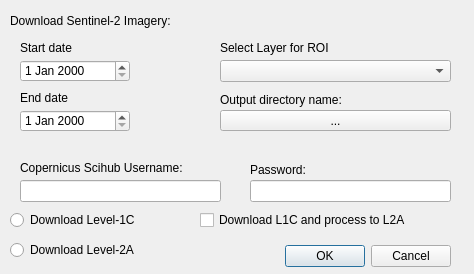
<?xml version="1.0" encoding="UTF-8"?>
<ui version="4.0">
 <class>Sentinel2HelperDialogBase</class>
 <widget class="QDialog" name="Sentinel2HelperDialogBase">
  <property name="geometry">
   <rect>
    <x>0</x>
    <y>0</y>
    <width>474</width>
    <height>274</height>
   </rect>
  </property>
  <property name="windowTitle">
   <string>Sentinel2Helper</string>
  </property>
  <widget class="QDialogButtonBox" name="button_ok_or_cancel">
   <property name="geometry">
    <rect>
     <x>250</x>
     <y>240</y>
     <width>201</width>
     <height>32</height>
    </rect>
   </property>
   <property name="orientation">
    <enum>Qt::Horizontal</enum>
   </property>
   <property name="standardButtons">
    <set>QDialogButtonBox::Cancel|QDialogButtonBox::Ok</set>
   </property>
  </widget>
  <widget class="QDateEdit" name="StartDate">
   <property name="geometry">
    <rect>
     <x>20</x>
     <y>60</y>
     <width>110</width>
     <height>22</height>
    </rect>
   </property>
  </widget>
  <widget class="QDateEdit" name="EndDate">
   <property name="geometry">
    <rect>
     <x>20</x>
     <y>110</y>
     <width>110</width>
     <height>22</height>
    </rect>
   </property>
  </widget>
  <widget class="QLabel" name="label_2">
   <property name="geometry">
    <rect>
     <x>20</x>
     <y>40</y>
     <width>71</width>
     <height>16</height>
    </rect>
   </property>
   <property name="text">
    <string>Start date</string>
   </property>
  </widget>
  <widget class="QLabel" name="label_3">
   <property name="geometry">
    <rect>
     <x>20</x>
     <y>90</y>
     <width>71</width>
     <height>16</height>
    </rect>
   </property>
   <property name="text">
    <string>End date</string>
   </property>
  </widget>
  <widget class="QLabel" name="label_5">
   <property name="geometry">
    <rect>
     <x>10</x>
     <y>10</y>
     <width>211</width>
     <height>21</height>
    </rect>
   </property>
   <property name="text">
    <string>Download Sentinel-2 Imagery:</string>
   </property>
  </widget>
  <widget class="QToolButton" name="SelectOutputDirName">
   <property name="geometry">
    <rect>
     <x>220</x>
     <y>110</y>
     <width>231</width>
     <height>21</height>
    </rect>
   </property>
   <property name="minimumSize">
    <size>
     <width>0</width>
     <height>21</height>
    </size>
   </property>
   <property name="text">
    <string>...</string>
   </property>
  </widget>
  <widget class="QLabel" name="label_6">
   <property name="geometry">
    <rect>
     <x>220</x>
     <y>40</y>
     <width>151</width>
     <height>16</height>
    </rect>
   </property>
   <property name="text">
    <string>Select Layer for ROI</string>
   </property>
  </widget>
  <widget class="QComboBox" name="SelectLayer4ROIfromLayers">
   <property name="geometry">
    <rect>
     <x>220</x>
     <y>60</y>
     <width>231</width>
     <height>22</height>
    </rect>
   </property>
  </widget>
  <widget class="QLabel" name="label_7">
   <property name="geometry">
    <rect>
     <x>220</x>
     <y>90</y>
     <width>171</width>
     <height>20</height>
    </rect>
   </property>
   <property name="text">
    <string>Output directory name:</string>
   </property>
  </widget>
  <widget class="QLabel" name="label">
   <property name="geometry">
    <rect>
     <x>20</x>
     <y>160</y>
     <width>211</width>
     <height>16</height>
    </rect>
   </property>
   <property name="text">
    <string>Copernicus Scihub Username:</string>
   </property>
  </widget>
  <widget class="QLabel" name="label_4">
   <property name="geometry">
    <rect>
     <x>250</x>
     <y>160</y>
     <width>191</width>
     <height>20</height>
    </rect>
   </property>
   <property name="text">
    <string>Password:</string>
   </property>
  </widget>
  <widget class="QLineEdit" name="Username">
   <property name="geometry">
    <rect>
     <x>20</x>
     <y>180</y>
     <width>201</width>
     <height>22</height>
    </rect>
   </property>
  </widget>
  <widget class="QLineEdit" name="Password">
   <property name="geometry">
    <rect>
     <x>250</x>
     <y>180</y>
     <width>201</width>
     <height>22</height>
    </rect>
   </property>
  </widget>
  <widget class="QRadioButton" name="DL_L2A_RadioButton">
   <property name="geometry">
    <rect>
     <x>10</x>
     <y>240</y>
     <width>141</width>
     <height>20</height>
    </rect>
   </property>
   <property name="text">
    <string>Download Level-2A</string>
   </property>
  </widget>
  <widget class="QRadioButton" name="DL_L1C_RadioButton">
   <property name="geometry">
    <rect>
     <x>10</x>
     <y>210</y>
     <width>141</width>
     <height>20</height>
    </rect>
   </property>
   <property name="text">
    <string>Download Level-1C</string>
   </property>
  </widget>
  <widget class="QCheckBox" name="L1C2L2A_CheckBox">
   <property name="geometry">
    <rect>
     <x>200</x>
     <y>210</y>
     <width>251</width>
     <height>20</height>
    </rect>
   </property>
   <property name="text">
    <string>Download L1C and process to L2A</string>
   </property>
  </widget>
 </widget>
 <resources/>
 <connections>
  <connection>
   <sender>button_ok_or_cancel</sender>
   <signal>accepted()</signal>
   <receiver>Sentinel2HelperDialogBase</receiver>
   <slot>accept()</slot>
   <hints>
    <hint type="sourcelabel">
     <x>20</x>
     <y>20</y>
    </hint>
    <hint type="destinationlabel">
     <x>20</x>
     <y>20</y>
    </hint>
   </hints>
  </connection>
  <connection>
   <sender>button_ok_or_cancel</sender>
   <signal>rejected()</signal>
   <receiver>Sentinel2HelperDialogBase</receiver>
   <slot>reject()</slot>
   <hints>
    <hint type="sourcelabel">
     <x>20</x>
     <y>20</y>
    </hint>
    <hint type="destinationlabel">
     <x>20</x>
     <y>20</y>
    </hint>
   </hints>
  </connection>
 </connections>
</ui>
